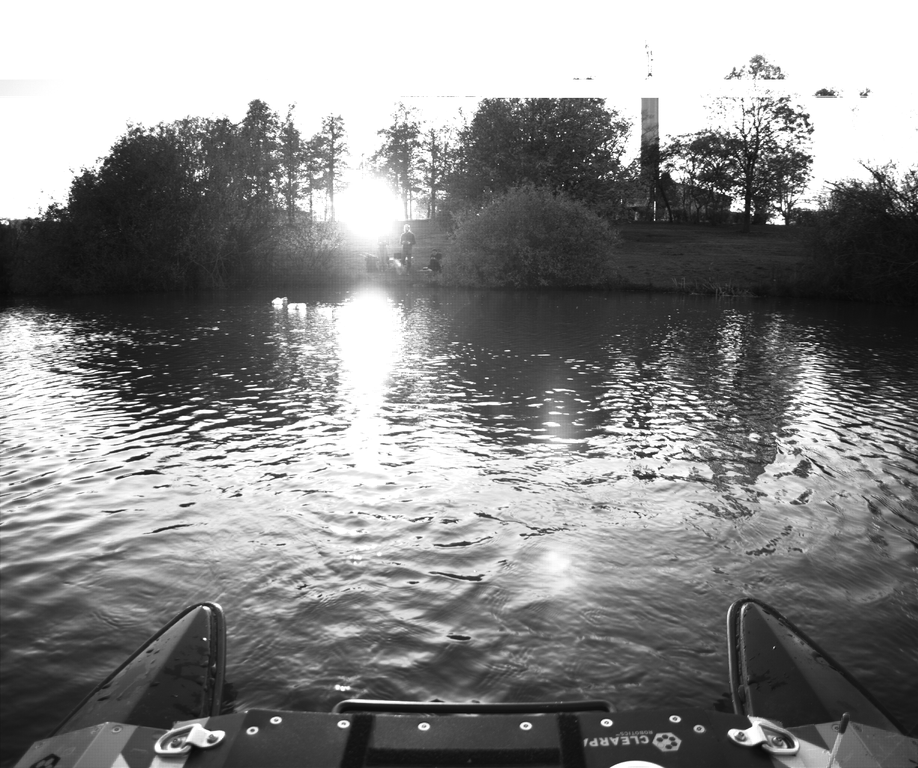
#> input picture utils/input/small_test/exp01_frame00170_raw.png, 918 x 768 px, shrunk from 2448 x 2048 before the run
$ python -i pimage.py   (imports and definitions only)
#> lines starting #> are read from the running program, lines starting #| are printed output that depends on the picture
#> further down, picture is the input picture: shape (768, 918, 3); min 8, max 255, mean 137.2
from typing import List, Union
import cv2
import numpy as np


def demosaicing(img_raw: np.ndarray) -> List[np.ndarray]:
    """Polarization demosaicing
    Parameters
    ----------
    img_raw : np.ndarray
        Polarization image taken with polarizatin sensor
    Returns
    -------
    img_demosaiced_list : List[np.ndarray]
        List of demosaiced images. The shape of each image is (height, width, 3).
    """
    # split
    # (0, 0):90,  (0, 1):45 (1, 0):135, (1, 1):0
    img_bayer_090 = img_raw[0::2, 0::2]
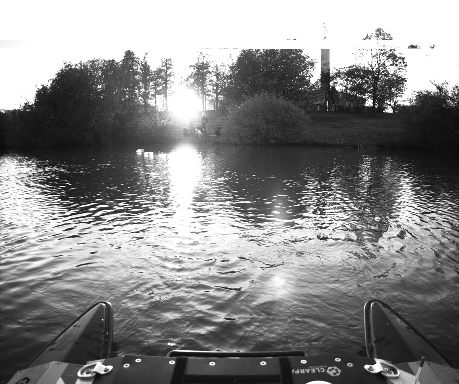
#> img_bayer_090: shape (384, 459, 3); min 9, max 255, mean 137.3
    img_bayer_045 = img_raw[0::2, 1::2]
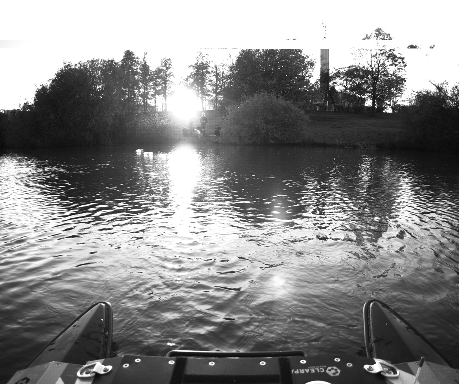
#> img_bayer_045: shape (384, 459, 3); min 8, max 255, mean 137.3
    img_bayer_135 = img_raw[1::2, 0::2]
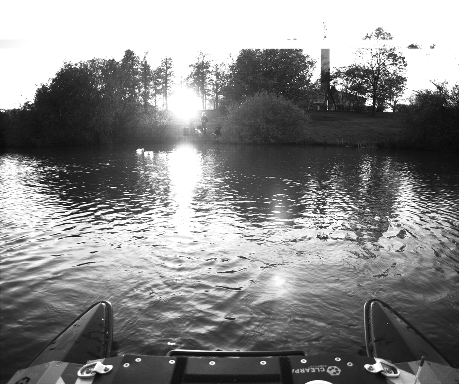
#> img_bayer_135: shape (384, 459, 3); min 9, max 255, mean 137.1
    img_bayer_000 = img_raw[1::2, 1::2]
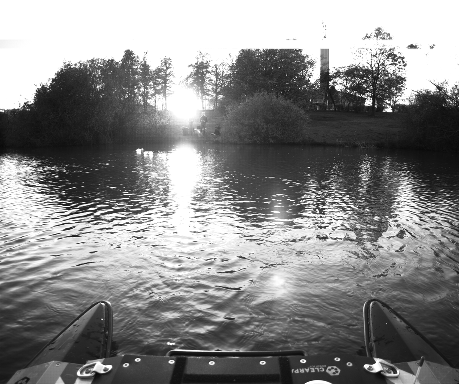
#> img_bayer_000: shape (384, 459, 3); min 8, max 255, mean 137

    # debayer
#> (the run stopped early here; a loop or call above may not have finished)
